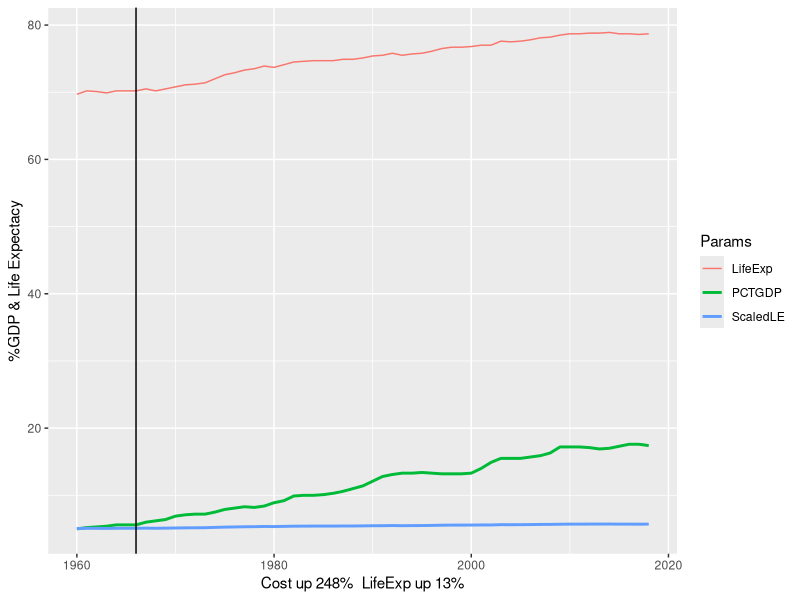

Write R code to recreate this figure.
# explanation of data ETL below the code

# start with a clean workspace :-/
rm(list=ls())
library(tidyverse)
library(sqldf)

nhe_wide <- read_csv("data/NHE22_cleaned.csv" )
nhe_long <- pivot_longer(nhe_wide, cols = everything() )
colnames(nhe_long) <- c("Year", "PCTGDP")
nhe_long$Year <- as.numeric(nhe_long$Year)

nchs_long <- read_csv("data/NCHS_cleaned.csv")

#str(nhe_long)
#str(nchs_long)

# this works and it's concise but also very R-specific
#CostOutcome <- merge( nhe_long, nchs_long, by = "Year")

CostOutcome <- sqldf("SELECT nhe_long.Year, nhe_long.PCTGDP, nchs_long.LifeExpectancy FROM nhe_long, nchs_long WHERE nhe_long.Year = nchs_long.Year")
#========================================================
# add a column for life expectancy scaled to %gdp
# 1966 life expectancy = 68.9 years, %GDP spending = 5%
CostOutcome$Scaled <- CostOutcome$LifeExpectancy/(68.9/5)
#========================================================

CostVsOutcome <- CostOutcome %>% 
  ggplot(aes(x = Year)) +
  geom_line(aes(y = PCTGDP, color = "PCTGDP"), linewidth=1) +
  geom_line(aes(y = LifeExpectancy, color = "LifeExp"), linewidth=0.5) +
  geom_line(aes(y = Scaled, color = "ScaledLE"), linewidth=1) +
  guides(color = guide_legend(title = "Params")) +
  geom_vline(xintercept = 1966) +
  ylab( "%GDP & Life Expectacy") +
  xlab( "Cost up 248%  LifeExp up 13%" )

# now show the graph
CostVsOutcome



#:::::::: Data source/ETL: https://www.cms.gov/data-research/statistics-trends-and-reports/national-health-expenditure-data/historical
# 
# In retrospect, this is a small and quite messy dataset.  It has freestyle header and footer text and the bulk of the tabular data is not of interest.  
# 
# Downloaded:
#   "NHE Summary, including share of GDP, CY 1960-2022 (ZIP)"
# 
# 1) "Extract all..." applied to the ZIP folder;
# 2) Used Google Sheets to open ("Import") "NHE_Summary.xlsx";
# 3) Deleted all rows except the original Rows 2 and 31 (becoming Rows 1 & 2);
# 4) Deleted Column A to get rid of chr names;
# 6) Saved ("Download") data in CSV format as "NHE_cleaned.csv";
# 7) Read that into an R data.frame and reformatted in R:
#   
#   nhe_wide <- read_csv("data/NHE22_cleaned.csv")
#   nhe_long <- pivot_longer(nhe_wide, cols=everything())
#   colnames(nhe_long) <- c("Year", "PCTGDP")
#   
#:::::::Data source/ETL (life expectancy [all races, both sexes]):
# 
# 1) From https://catalog.data.gov/dataset/nchs-death-rates-and-life-expectancy-at-birth downloaded the CSV format;
# 2) Imported into GSheets;
# 3) Kept Rows 1 - 120 (all races, both sexes);
# 4) Kept only Column A & D (became A & B);
# 5) renamed Column B to "LifeExpectancy";
# 5) Saved/"Download" as "LifeExpectancy_cleaned.csv";
# 6) Column names: nchs_long <- read_csv("data/NCHS_cleaned.csv")
# colnames(nchs_long) <- c("Year", "LifeExp")
# 
# 
# That prepared the data for analysis and visualization.
